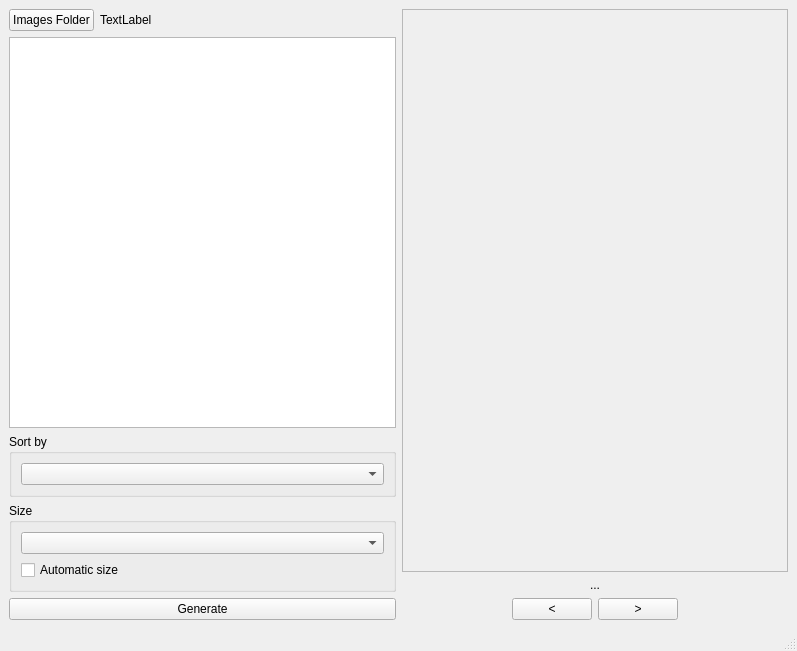
<?xml version="1.0" encoding="UTF-8"?>
<ui version="4.0">
 <class>SSGeneratorUI</class>
 <widget class="QMainWindow" name="SSGeneratorUI">
  <property name="geometry">
   <rect>
    <x>0</x>
    <y>0</y>
    <width>797</width>
    <height>651</height>
   </rect>
  </property>
  <property name="windowTitle">
   <string>SSGeneratorUI</string>
  </property>
  <widget class="QWidget" name="centralwidget">
   <layout class="QHBoxLayout" name="horizontalLayout_3">
    <item>
     <layout class="QVBoxLayout" name="verticalLayout">
      <item>
       <layout class="QHBoxLayout" name="horizontalLayout">
        <item>
         <widget class="QPushButton" name="folderButton">
          <property name="text">
           <string>Images Folder</string>
          </property>
         </widget>
        </item>
        <item>
         <widget class="QLabel" name="folderLabel">
          <property name="text">
           <string>TextLabel</string>
          </property>
         </widget>
        </item>
        <item>
         <spacer name="horizontalSpacer">
          <property name="orientation">
           <enum>Qt::Horizontal</enum>
          </property>
          <property name="sizeHint" stdset="0">
           <size>
            <width>40</width>
            <height>20</height>
           </size>
          </property>
         </spacer>
        </item>
       </layout>
      </item>
      <item>
       <widget class="QListWidget" name="listWidget"/>
      </item>
      <item>
       <layout class="QHBoxLayout" name="horizontalLayout_4"/>
      </item>
      <item>
       <widget class="QGroupBox" name="groupBox_2">
        <property name="title">
         <string>Sort by</string>
        </property>
        <layout class="QVBoxLayout" name="verticalLayout_4">
         <item>
          <widget class="QComboBox" name="comboBoxSortBy"/>
         </item>
        </layout>
       </widget>
      </item>
      <item>
       <widget class="QGroupBox" name="groupBox">
        <property name="title">
         <string>Size</string>
        </property>
        <layout class="QVBoxLayout" name="verticalLayout_3">
         <item>
          <widget class="QComboBox" name="comboBox"/>
         </item>
         <item>
          <widget class="QCheckBox" name="checkBox">
           <property name="text">
            <string>Automatic size</string>
           </property>
          </widget>
         </item>
        </layout>
       </widget>
      </item>
      <item>
       <widget class="QPushButton" name="generateButton">
        <property name="text">
         <string>Generate</string>
        </property>
       </widget>
      </item>
     </layout>
    </item>
    <item>
     <layout class="QVBoxLayout" name="verticalLayout_2">
      <item>
       <widget class="QScrollArea" name="scrollArea">
        <property name="widgetResizable">
         <bool>true</bool>
        </property>
        <widget class="QWidget" name="scrollAreaWidgetContents">
         <property name="geometry">
          <rect>
           <x>0</x>
           <y>0</y>
           <width>380</width>
           <height>537</height>
          </rect>
         </property>
        </widget>
       </widget>
      </item>
      <item>
       <widget class="QLabel" name="atlasNameLabel">
        <property name="text">
         <string>...</string>
        </property>
        <property name="alignment">
         <set>Qt::AlignCenter</set>
        </property>
       </widget>
      </item>
      <item>
       <layout class="QHBoxLayout" name="horizontalLayout_2">
        <property name="sizeConstraint">
         <enum>QLayout::SetMinimumSize</enum>
        </property>
        <item>
         <spacer name="horizontalSpacer_2">
          <property name="orientation">
           <enum>Qt::Horizontal</enum>
          </property>
          <property name="sizeHint" stdset="0">
           <size>
            <width>40</width>
            <height>20</height>
           </size>
          </property>
         </spacer>
        </item>
        <item>
         <widget class="QPushButton" name="previousAtlasButton">
          <property name="text">
           <string>&lt;</string>
          </property>
         </widget>
        </item>
        <item>
         <widget class="QPushButton" name="nextAtlasButton">
          <property name="text">
           <string>&gt;</string>
          </property>
         </widget>
        </item>
        <item>
         <spacer name="horizontalSpacer_3">
          <property name="orientation">
           <enum>Qt::Horizontal</enum>
          </property>
          <property name="sizeHint" stdset="0">
           <size>
            <width>40</width>
            <height>20</height>
           </size>
          </property>
         </spacer>
        </item>
       </layout>
      </item>
     </layout>
    </item>
   </layout>
  </widget>
  <widget class="QMenuBar" name="menubar">
   <property name="geometry">
    <rect>
     <x>0</x>
     <y>0</y>
     <width>797</width>
     <height>20</height>
    </rect>
   </property>
  </widget>
  <widget class="QStatusBar" name="statusbar"/>
 </widget>
 <resources/>
 <connections/>
</ui>
